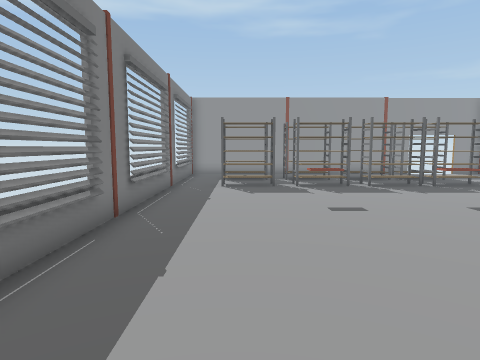
[1] (above)

16 first-person views from a walk through a scene from a Unity 3-D project. The camera is 1.5 m above the floor, tilts 6° down and sees 75° across. The floor is counted in squares, 1 m on a side. Each view is taken from the middle of a square. On the plan, view 1 faces up. The plan holds only what a view shows up to about 15 squares ahead; the rest is blank. The place goes on beyond the plan. Door leaves are left out, so doorways stand open.

[2]
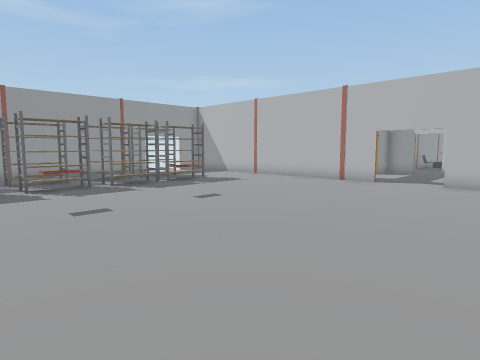

[3]
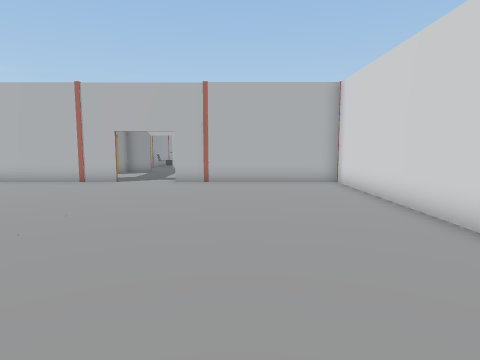

[4]
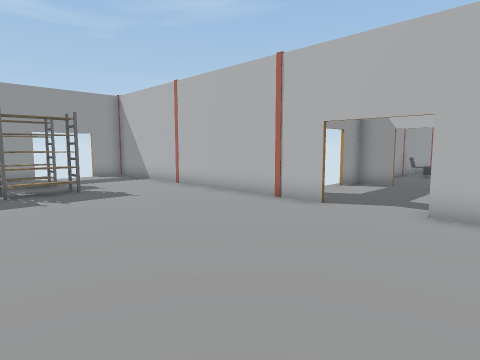

[5]
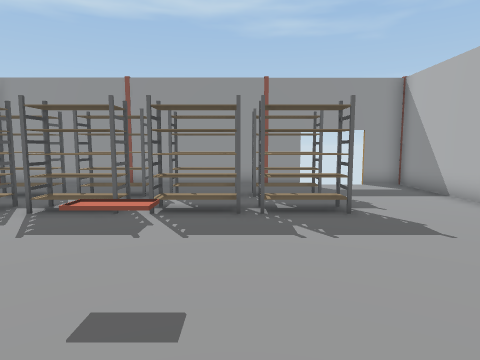

[6]
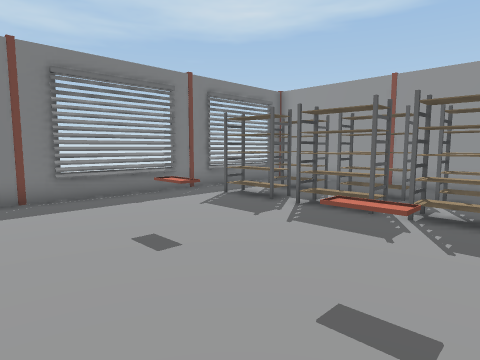

[7]
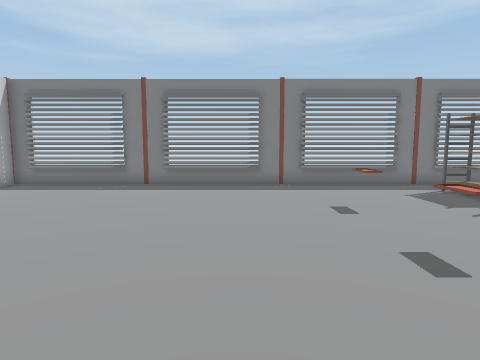

[8]
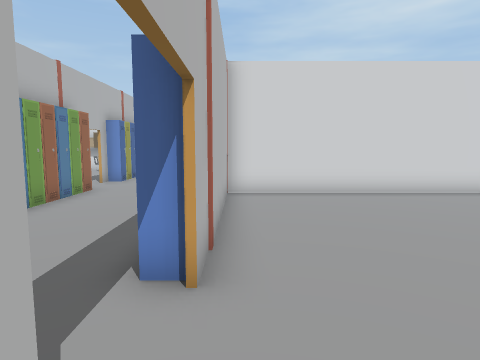

[9]
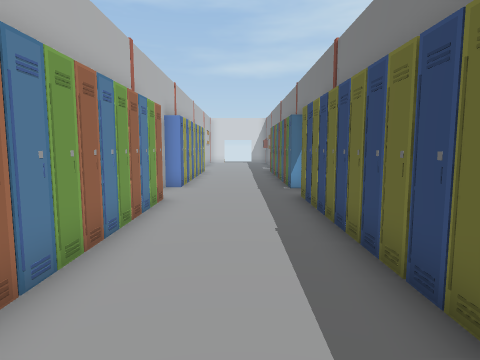

[10]
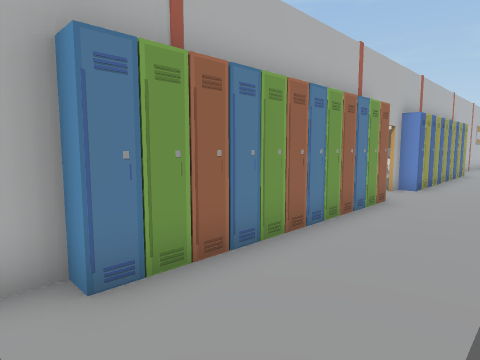

[11]
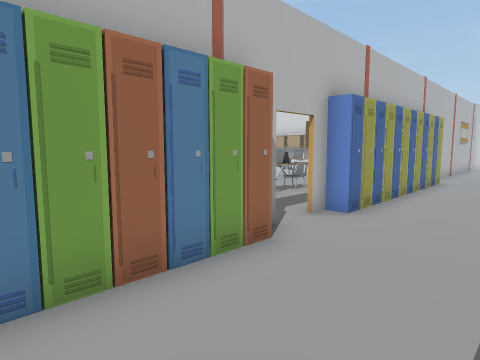

[12]
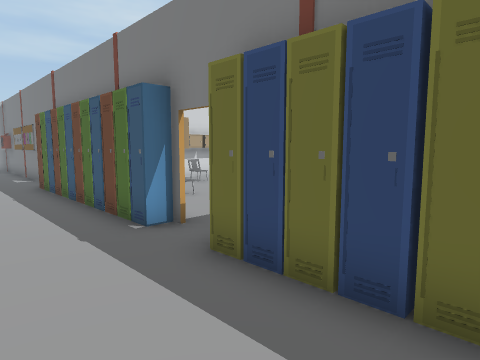

[13]
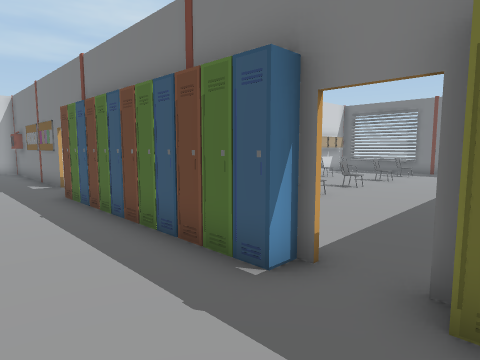

[14]
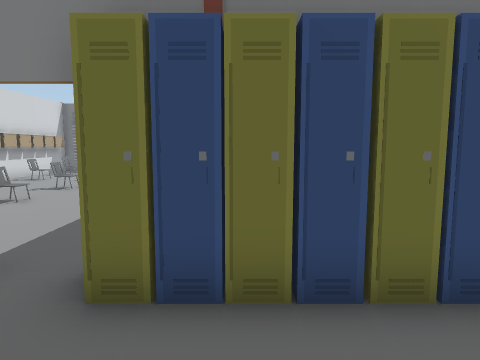

[15]
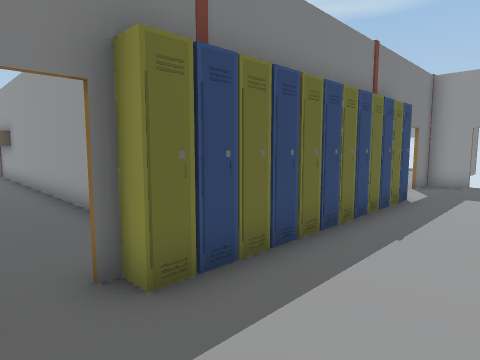

[16]
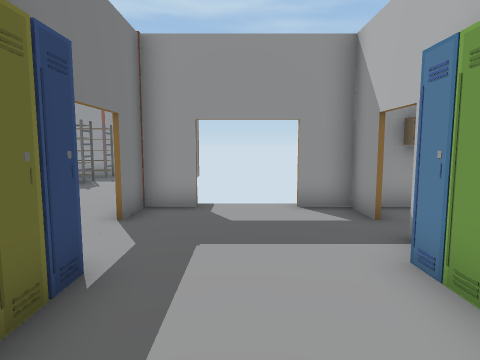

### Floor plan
Points are (right, up) in squares from view 1. A wall is a line through its corners. A room is listed if a view was taken in it or the views show most of it. See-through windows are left out.
Room 1 (views 1, 2, 3, 4, 5, 6, 7, 8, 9, 10, 11, 12, 13, 14, 15, 16)
walls: (9.2, -4.3) (-1.6, -4.3); (5, -4.2) (13.5, -4.2); (13.5, 5.2) (13.5, 17.5) (11.9, 17.5); (15, 6.8) (13.6, 6.8) (13.6, 5.2); (18.8, 3.5) (18.8, 4.1); (18.8, 5.2) (18.8, 6.8) (17.4, 6.8); (18.8, -7.5) (18.8, -7); (1.9, -15) (2.6, -15); (9.5, 17.5) (-2.6, 17.5); (-2.7, 14.9) (-2.7, -4.2) (-1.9, -4.2)
low walls: (-2.7, 16.5) (-2.7, 15.5)
ways out: open door at (11, 18); open door at (13.4, 4.2); open door at (16, 7)
objects: rack (-1, 12) to (1, 13); rack (-1, 14) to (1, 15); locker (0, -5); other object (1, -15); chair (2, -14); other object (2, 8) to (3, 8); rack (2, 12) to (4, 13); rack (2, 14) to (4, 15); locker (3, -15); other object (4, -15); chair (5, -11); other object (5, 8) to (6, 8); rack (5, 12) to (7, 13); rack (5, 14) to (7, 15); rack (7, 14) to (9, 15); chair (8, -14); rack (8, 12) to (9, 13); chair (9, -11); locker (13, -8); locker (14, -15); locker (14, -14); locker (14, -13); locker (14, -12); locker (14, -11); locker (14, -10); locker (14, -9); locker (14, -8) to (14, -7); locker (14, -5); locker (14, -4); locker (14, -3); locker (14, -2); locker (14, -1); locker (14, 0); locker (14, 1); locker (14, 2) to (14, 3); locker (18, -15); locker (18, -14); locker (18, -13); locker (18, -12); locker (18, -11); locker (18, -10); locker (18, -9); locker (18, -8); locker (18, -5) to (19, -5); locker (18, -4); locker (18, -3) to (19, -3); locker (18, -2); locker (18, -1) to (19, -1); locker (18, 0); locker (18, 1); locker (18, 2); locker (18, 3) to (19, 3); other object (19, -8); locker (19, 1); locker (20, 6) to (21, 7); other object (21, -8)

Where each view was taken, in squares from view 1:
view 1: 0 up, 0 right, facing up
view 2: 0 up, 0 right, facing up-right
view 3: 0 up, 0 right, facing right
view 4: 1 up, 6 right, facing up-right
view 5: 5 up, 7 right, facing up
view 6: 5 up, 7 right, facing up-left
view 7: 5 up, 10 right, facing left
view 8: 6 up, 13 right, facing down
view 9: 4 up, 16 right, facing down
view 10: 4 up, 15 right, facing down-right
view 11: 1 down, 15 right, facing down-right
view 12: 2 down, 17 right, facing down-left
view 13: 5 down, 17 right, facing down-left
view 14: 4 down, 17 right, facing left
view 15: 7 down, 17 right, facing up-left
view 16: 1 down, 16 right, facing up
